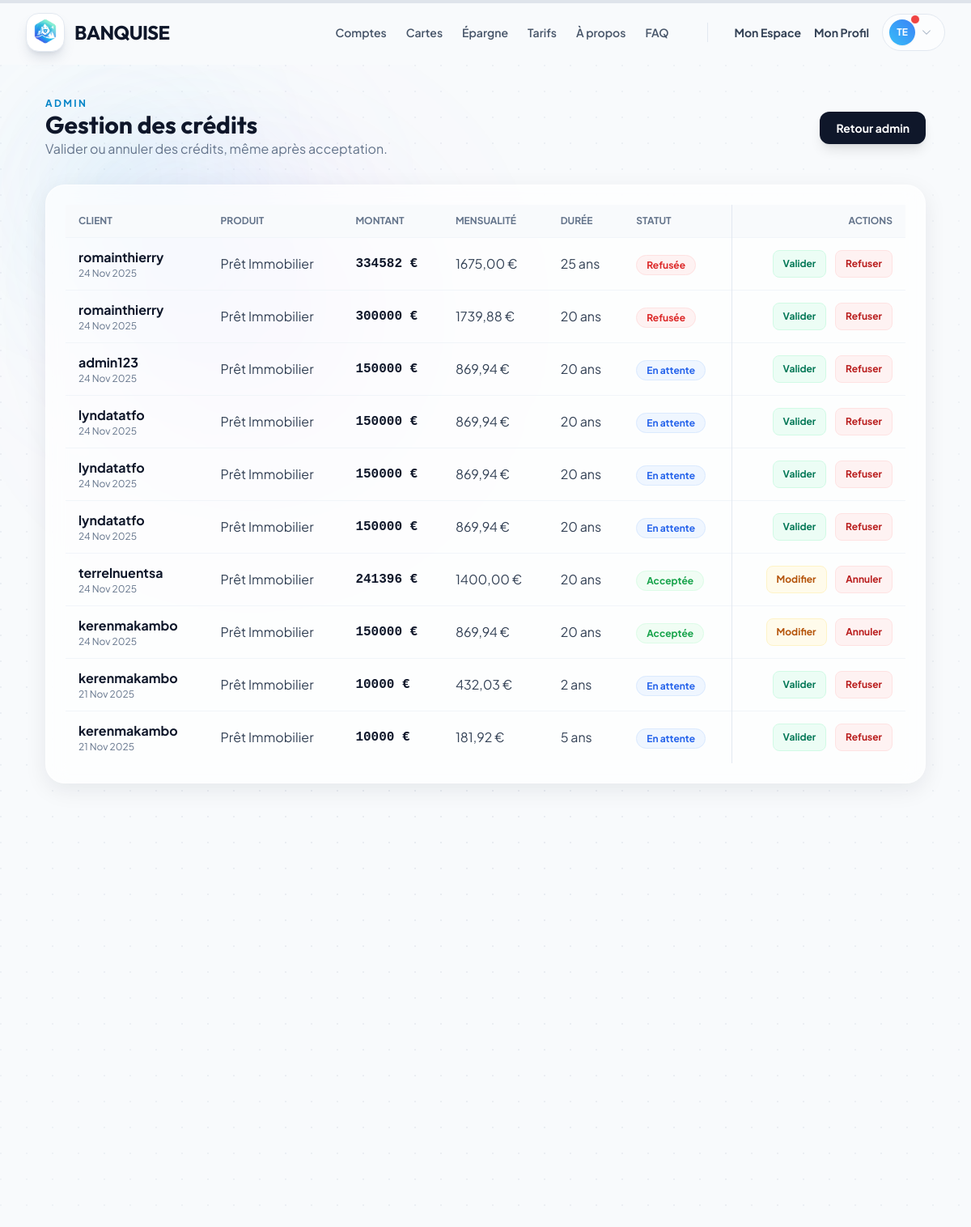
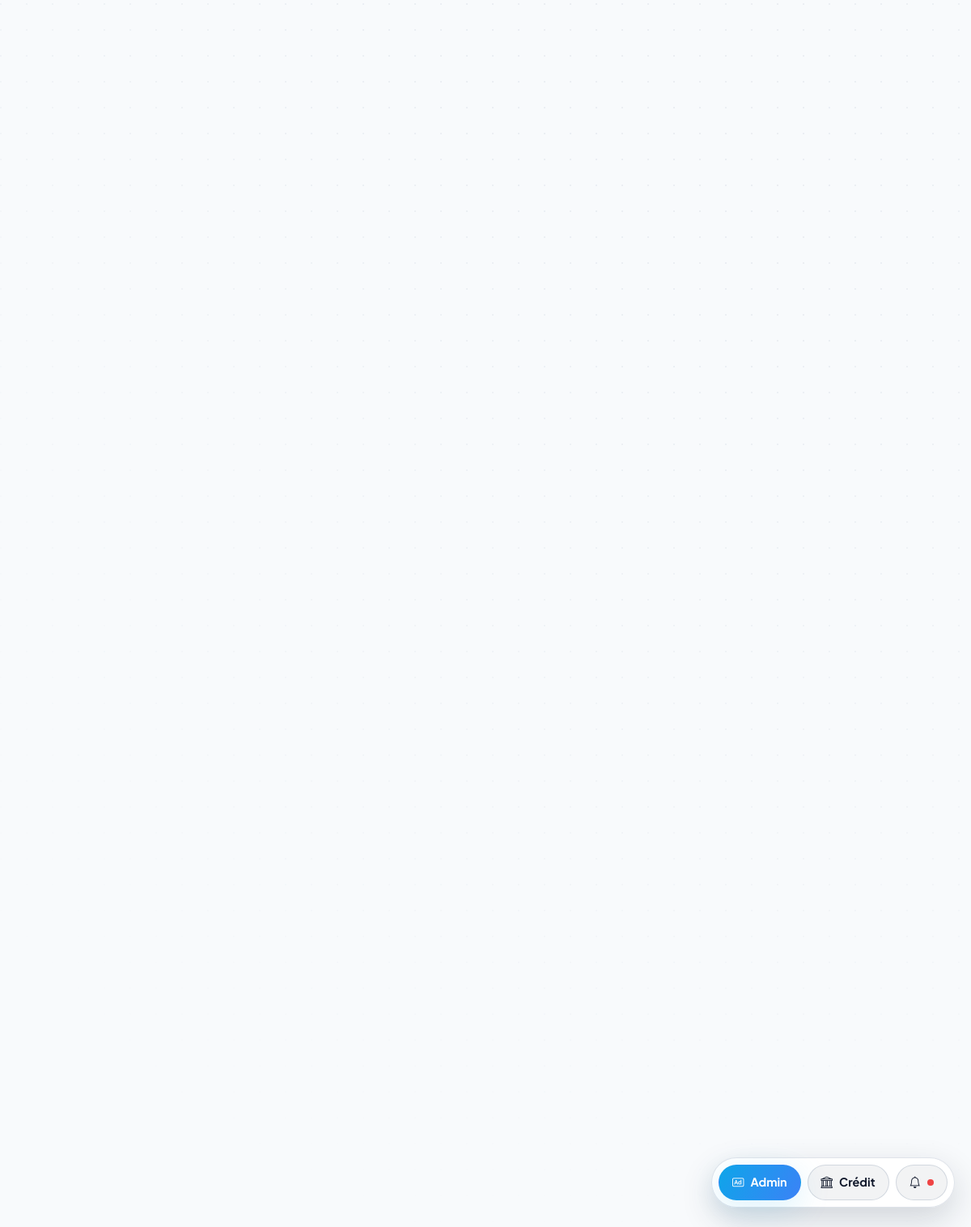
Page /console/credits/ (signed in) on the committed database (2 pictures, top to bottom).
### scoring/models.py (models this page shows, shortened)
class DemandeCredit(models.Model):
    STATUT_CHOICES = [
        ('EN_ATTENTE', 'En Attente'),
        ('ACCEPTEE', 'Acceptée'),
        ('REFUSEE', 'Refusée'),
    ]
    ETAT_SANTE_CHOIX = [
        ('BON', 'Bon'),
        ('MOYEN', 'Moyen'),
        ('FAIBLE', 'Faible'),
    ]
    user = models.ForeignKey(User, on_delete=models.CASCADE)
    produit = models.ForeignKey(ProduitPret, on_delete=models.SET_NULL, null=True, blank=True)
    montant_souhaite = models.IntegerField(default=0)
    duree_souhaitee_annees = models.IntegerField(default=0)
    apport_personnel = models.IntegerField(default=0)
    revenus_mensuels = models.IntegerField(default=0)
    loyer_actuel = models.IntegerField(default=0)
    dettes_mensuelles = models.IntegerField(default=0)
    enfants_a_charge = models.IntegerField(default=0)
    emploi_snapshot = models.ForeignKey(TypeEmploi, on_delete=models.SET_NULL, null=True, blank=True)
    logement_snapshot = models.ForeignKey(TypeLogement, on_delete=models.SET_NULL, null=True, blank=True)
    sante_snapshot = models.CharField(max_length=10, choices=ETAT_SANTE_CHOIX, default='BON')
    score_calcule = models.IntegerField(null=True, blank=True)
    taux_calcule = models.DecimalField(max_digits=5, decimal_places=2, null=True, blank=True)
    recommendation = models.CharField(max_length=50, blank=True)
    statut = models.CharField(max_length=20, choices=STATUT_CHOICES, default='EN_ATTENTE')
    date_demande = models.DateTimeField(auto_now_add=True)
    ia_decision = models.CharField(max_length=20, choices=STATUT_CHOICES, null=True, blank=True)
    mensualite_calculee = models.DecimalField(max_digits=10, decimal_places=2, null=True, blank=True)
    soumise = models.BooleanField(default=False)
    echeances_payees = models.IntegerField(default=0)
    dernier_prelevement = models.DateField(null=True, blank=True)

class ProduitPret(models.Model):
    nom = models.CharField(max_length=100)
    taux_ref = models.DecimalField(max_digits=5, decimal_places=2, default=3.50)

### scoring/views.py (the view, shortened to what this page needs)
# urls.py: path('console/credits/', views.admin_manage_credits, name='admin_manage_credits'),
@staff_member_required
def admin_manage_credits(request):
    demandes = DemandeCredit.objects.select_related('user', 'produit').order_by('-date_demande')
    unread_notifs = Notification.objects.filter(user=request.user, est_lu=False).count()
    return render(request, 'scoring/admin_credits_manage.html', {
        'demandes': demandes,
        'unread_notifs': unread_notifs,
    })

### templates/scoring/admin_credits_manage.html (shortened to what this page needs)
{% extends "base.html" %}
{% block content %}
<div class="relative min-h-screen bg-slate-50 overflow-hidden">
    <div class="absolute inset-0 ambient-surface" aria-hidden="true">
        <div class="ambient-grid"></div>
        <div class="ambient-blob sm blue animate-blob"></div>
        <div class="ambient-blob md ice animate-blob animation-delay-2000"></div>
        <div class="ambient-blob lg purple animate-blob animation-delay-4000"></div>
    </div>
    <div class="relative z-10 max-w-6xl mx-auto px-4 sm:px-6 lg:px-8 py-10 space-y-8">
        <div class="flex flex-col md:flex-row md:items-center md:justify-between gap-4">
            <div>
                <p class="text-xs font-bold uppercase tracking-[0.2em] text-ice-600">Admin</p>
                <h1 class="text-3xl font-display font-bold text-slate-900">Gestion des crédits</h1>
                <p class="text-slate-500">Valider ou annuler des crédits, même après acceptation.</p>
            </div>
            <a href="{% url 'admin_dashboard' %}"
                class="px-5 py-2.5 rounded-xl bg-slate-900 text-white font-bold text-sm hover:-translate-y-0.5 transition shadow-lg">Retour
                admin</a>
        </div>
        <div class="glass-panel p-6 rounded-[1.5rem] overflow-hidden">
            <div class="overflow-x-auto">
                <table class="w-full text-left border-collapse">
                    <thead>
                        <tr class="text-xs font-bold uppercase text-slate-500 bg-slate-50 border-b border-slate-100">
                            <th class="px-4 py-3">Client</th>
                            <th class="px-4 py-3">Produit</th>
                            <th class="px-4 py-3">Montant</th>
                            <th class="px-4 py-3">Mensualité</th>
                            <th class="px-4 py-3">Durée</th>
                            <th class="px-4 py-3">Statut</th>
                            <th class="px-4 py-3 text-right border-l border-slate-200">Actions</th>
                        </tr>
                    </thead>
                    <tbody class="divide-y divide-slate-100">
                        {% for d in demandes %}
                        <tr class="hover:bg-white/70 transition">
                            <td class="px-4 py-3">
                                <div class="font-bold text-slate-900">{{ d.user.username }}</div>
                                <div class="text-xs text-slate-500">{{ d.date_demande|date:"d M Y" }}</div>
                            </td>
                            <td class="px-4 py-3 text-slate-700">{% if d.produit %}{{ d.produit.nom }}{% else %}Crédit{% endif %}</td>
                            <td class="px-4 py-3 font-mono font-bold text-slate-900">{{ d.montant_souhaite }} €</td>
                            <td class="px-4 py-3 text-slate-700">{{ d.mensualite_calculee|default:"-" }} €</td>
                            <td class="px-4 py-3 text-slate-700">{{ d.duree_souhaitee_annees }} ans</td>
                            <td class="px-4 py-3">
                                {% if d.statut == 'ACCEPTEE' %}
                                <span
                                    class="px-3 py-1 rounded-full text-xs font-bold bg-green-50 text-green-600 border border-green-100">Acceptée</span>
                                {% elif d.statut == 'REFUSEE' %}
                                <span
                                    class="px-3 py-1 rounded-full text-xs font-bold bg-red-50 text-red-600 border border-red-100">Refusée</span>
                                {% else %}
                                <span
                                    class="px-3 py-1 rounded-full text-xs font-bold bg-blue-50 text-blue-600 border border-blue-100">En
                                    attente</span>
                                {% endif %}
                            </td>
                            <td class="px-4 py-3 text-right space-x-2 border-l border-slate-200">
                                {% if d.statut == 'ACCEPTEE' %}
                                <a href="{% url 'admin_edit_credit' d.id %}"
                                    class="px-3 py-2 inline-flex items-center justify-center rounded-lg bg-amber-50 text-amber-700 text-xs font-bold border border-amber-100 hover:bg-amber-100">
                                    Modifier
                                </a>
                                <form method="post" action="{% url 'admin_manage_credits' %}" class="inline">
                                    <button type="submit"
                                        class="px-3 py-2 rounded-lg bg-red-50 text-red-700 text-xs font-bold border border-red-100 hover:bg-red-100">Annuler</button>
                                </form>
                                {% else %}
                                <form method="post" action="{% url 'admin_manage_credits' %}" class="inline">
                                    <button type="submit"
                                        class="px-3 py-2 rounded-lg bg-emerald-50 text-emerald-700 text-xs font-bold border border-emerald-100 hover:bg-emerald-100">Valider</button>
                                </form>
                                <form method="post" action="{% url 'admin_manage_credits' %}" class="inline">
                                    <button type="submit"
                                        class="px-3 py-2 rounded-lg bg-red-50 text-red-700 text-xs font-bold border border-red-100 hover:bg-red-100">Refuser</button>
                                </form>
                                {% endif %}
                            </td>
                        </tr>
                        {% endfor %}
                    </tbody>
                </table>
            </div>
        </div>
    </div>
</div>
{% endblock %}

### templates/base.html (shortened to what this page needs)
{% load static %}
<!DOCTYPE html>
<html lang="fr" class="scroll-smooth">
<head>
    <link rel="stylesheet" href="https://cdn.jsdelivr.net/npm/bootstrap-icons@1.11.3/font/bootstrap-icons.min.css">
    <script src="https://cdn.tailwindcss.com"></script>
    <link rel="stylesheet" href="{% static 'css/banquise.css' %}">
</head>
<body
    data-auth="{{ user.is_authenticated|yesno:'1,0' }}"
    class="text-slate-800 antialiased flex flex-col min-h-screen overflow-x-hidden selection:bg-ice-200 selection:text-ice-900">
    {% block navbar %}
    <nav id="main-nav" class="fixed w-full z-50 transition-all duration-300 border-b border-transparent top-0">
        <div class="max-w-7xl mx-auto px-4 sm:px-6 lg:px-8">
            <div class="flex justify-between items-center h-20">
                <a href="{% url 'home' %}" class="flex items-center gap-3 group relative z-50">
                    <div class="w-12 h-12 rounded-2xl overflow-hidden shadow-lg shadow-slate-500/20 group-hover:shadow-ice-500/30 group-hover:scale-105 transition-all duration-300 bg-white border border-slate-200">
                        <img src="{% static 'docs/logobanquise.png' %}" alt="Banquise" class="w-full h-full object-contain">
                    </div>
                    <span class="font-display font-bold text-2xl tracking-tight text-slate-900">BANQUISE</span>
                </a>
                <div class="hidden md:flex items-center gap-8">
                    <div class="flex items-center gap-6 mr-4">
                        <a href="{% url 'produits_comptes' %}"
                            class="text-sm font-semibold text-slate-600 hover:text-ice-600 transition-colors">Comptes</a>
                        <a href="{% url 'produits_cartes' %}"
                            class="text-sm font-semibold text-slate-600 hover:text-ice-600 transition-colors">Cartes</a>
                        <a href="{% url 'produits_epargne' %}"
                            class="text-sm font-semibold text-slate-600 hover:text-ice-600 transition-colors">Épargne</a>
                        <a href="{% url 'tarifs' %}"
                            class="text-sm font-semibold text-slate-600 hover:text-ice-600 transition-colors">Tarifs</a>
                        <a href="{% url 'a_propos' %}"
                            class="text-sm font-semibold text-slate-600 hover:text-ice-600 transition-colors">À
                            propos</a>
                        <a href="{% url 'support' %}"
                            class="text-sm font-semibold text-slate-600 hover:text-ice-600 transition-colors">FAQ</a>
                    </div>
                    {% if user.is_authenticated %}
                    <div class="flex items-center gap-4">
                        <a href="{% url 'dashboard' %}"
                            class="text-sm font-bold text-slate-700 hover:text-ice-600 transition-colors">Mon Espace</a>
                        <a href="{% url 'profil' %}"
                            class="text-sm font-bold text-slate-700 hover:text-ice-600 transition-colors">Mon Profil</a>
                        <div class="relative group">
                            <button
                                class="flex items-center gap-2 py-1.5 pl-2 pr-4 rounded-full bg-white/50 border border-slate-200 hover:bg-white hover:shadow-md transition-all">
                                <div
                                    class="relative w-8 h-8 rounded-full bg-gradient-to-tr from-ice-400 to-blue-500 flex items-center justify-center text-white shadow-sm">
                                    <span class="text-xs font-bold">{{ user.username|slice:":2"|upper }}</span>
                                    {% if unread_notifs and unread_notifs > 0 %}
                                    <span class="absolute -top-1.5 -right-1.5 w-3 h-3 rounded-full bg-red-500 border border-white"></span>
                                    {% endif %}
                                </div>
                                <i
                                    class="bi bi-chevron-down text-xs text-slate-400 group-hover:rotate-180 transition-transform"></i>
                            </button>
                        </div>
                    </div>
                    {% endif %}
                </div>
            </div>
        </div>
    </nav>
    {% endblock %}
    <main class="flex-grow w-full relative z-10 {% block main_padding %}pt-20{% endblock %}">
        {% block content %}{% endblock %}
    </main>
    {% if request.resolver_match and request.resolver_match.url_name != 'login' and request.resolver_match.url_name != 'register' and request.resolver_match.url_name != 'support' %}
    <div class="floating-dock flex">
        {% if user.is_authenticated %}
            {% if user.is_staff %}
            <a href="{% url 'admin_dashboard' %}" class="dock-btn primary"><i class="bi bi-badge-ad"></i> Admin</a>
            <a href="{% url 'admin_manage_credits' %}" class="dock-btn secondary"><i class="bi bi-bank"></i> Crédit</a>
            <a href="{% url 'notifications' %}" class="dock-btn secondary"><i class="bi bi-bell"></i>
                {% if unread_notifs and unread_notifs > 0 %}
                <span class="notification-dot"></span>
                {% endif %}
            </a>
            {% endif %}
        {% else %}
            <a href="{% url 'register' %}" class="dock-btn primary"><i class="bi bi-magic"></i> Créer un compte</a>
            <a href="{% url 'support' %}" class="dock-btn secondary"><i class="bi bi-question-circle"></i> Nous contacter</a>
        {% endif %}
    </div>
    {% endif %}
</body>
</html>

### rows in the picture
DemandeCredit: user.username "romainthierry", date_demande "24 Nov 2025", produit.nom "Prêt Immobilier", montant_souhaite "334582", mensualite_calculee "1675,00", duree_souhaitee_annees "25", statut "Refusée"
DemandeCredit: user.username "romainthierry", date_demande "24 Nov 2025", produit.nom "Prêt Immobilier", montant_souhaite "300000", mensualite_calculee "1739,88", duree_souhaitee_annees "20", statut "Refusée"
DemandeCredit: user.username "admin123", date_demande "24 Nov 2025", produit.nom "Prêt Immobilier", montant_souhaite "150000", mensualite_calculee "869,94", duree_souhaitee_annees "20", statut "En attente"
DemandeCredit: user.username "lyndatatfo", date_demande "24 Nov 2025", produit.nom "Prêt Immobilier", montant_souhaite "150000", mensualite_calculee "869,94", duree_souhaitee_annees "20", statut "En attente"
DemandeCredit: user.username "lyndatatfo", date_demande "24 Nov 2025", produit.nom "Prêt Immobilier", montant_souhaite "150000", mensualite_calculee "869,94", duree_souhaitee_annees "20", statut "En attente"
DemandeCredit: user.username "lyndatatfo", date_demande "24 Nov 2025", produit.nom "Prêt Immobilier", montant_souhaite "150000", mensualite_calculee "869,94", duree_souhaitee_annees "20", statut "En attente"
DemandeCredit: user.username "terrelnuentsa", date_demande "24 Nov 2025", produit.nom "Prêt Immobilier", montant_souhaite "241396", mensualite_calculee "1400,00", duree_souhaitee_annees "20", statut "Acceptée"
DemandeCredit: user.username "kerenmakambo", date_demande "24 Nov 2025", produit.nom "Prêt Immobilier", montant_souhaite "150000", mensualite_calculee "869,94", duree_souhaitee_annees "20", statut "Acceptée"
DemandeCredit: user.username "kerenmakambo", date_demande "21 Nov 2025", produit.nom "Prêt Immobilier", montant_souhaite "10000", mensualite_calculee "432,03", duree_souhaitee_annees "2", statut "En attente"
DemandeCredit: user.username "kerenmakambo", date_demande "21 Nov 2025", produit.nom "Prêt Immobilier", montant_souhaite "10000", mensualite_calculee "181,92", duree_souhaitee_annees "5", statut "En attente"

### other values in the picture
{{ user.username|slice:":2"|upper }} "TE"
